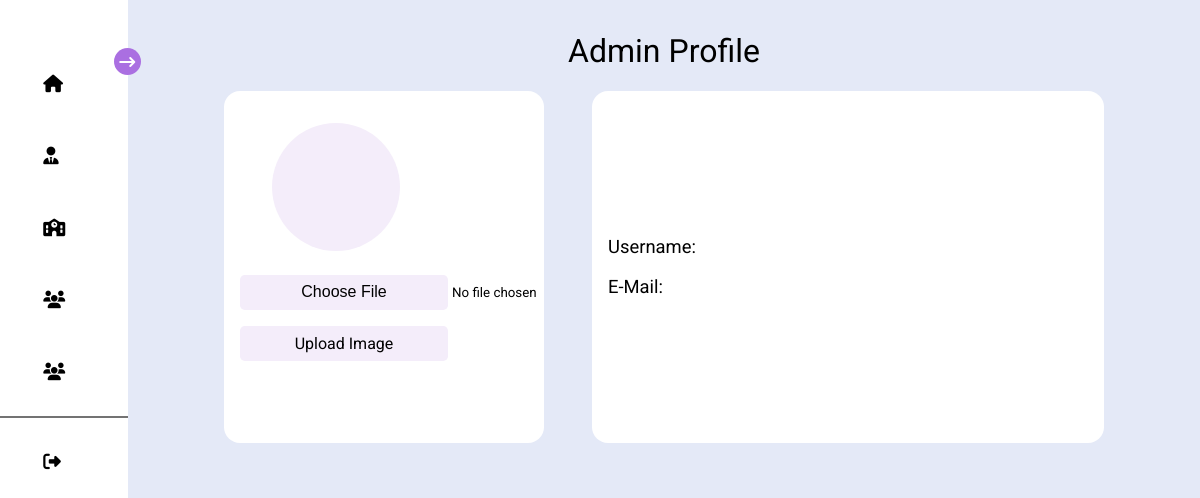
The app's page /admin.php, older data.
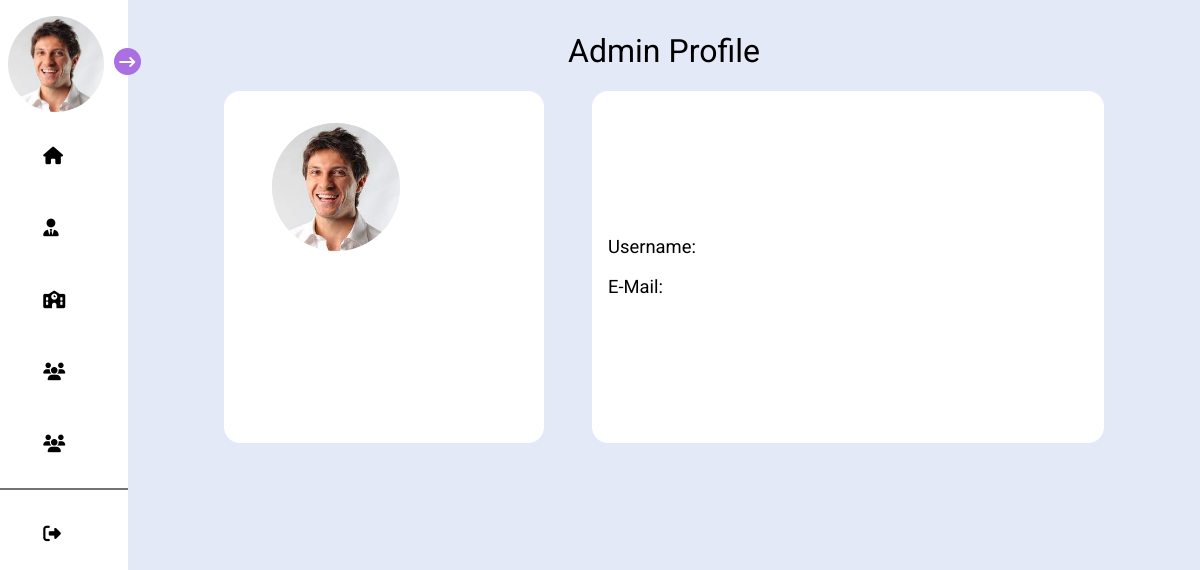
The same page, newer data.
### tables this page shows
CREATE TABLE `image_details` (
  `id` int(100) NOT NULL,
  `user_image` varchar(400) NOT NULL,
  `school_image` varchar(400) NOT NULL
);

### admin.php (the view, shortened to what this page needs)
<?php
require("connect.php");
?>
<!DOCTYPE html>
<html lang="en">
<head>
    <link rel="stylesheet" href="https://cdnjs.cloudflare.com/ajax/libs/font-awesome/6.2.1/css/all.min.css"
 />
    <link rel="stylesheet" href="dashboard.css">
    <link rel="stylesheet" href="admin.css">
</head>
<body>
    <div class="mainbody">
        <div class="close slider ">
            <div class="profile">
                <?php
                $imageArr = mysqli_query($conn, "SELECT * FROM image_details");
                if(mysqli_num_rows($imageArr) > 0){
                    $image = mysqli_fetch_assoc($imageArr)['user_image'];
                    if($image){
                        echo "<img src = '$image'  class='image'>";
                    }
                }
                    ?>
                <div class="profileText">
                </div>
            </div>
            <div class="arrow">
                <i class="fa-solid fa-arrow-right-long"></i>
            </div>
            <div class="links">
                <a href="dashboard.php" class="anchor1 anchortag">
                    <div class="dashboard childs">
                        <i class="fa-solid fa-house icons"></i>
                    </div>
                </a>
                <a href="admin.php" class="anchor2 anchortag">
                    <div class="notifications childs">
                        <i class="fa-solid fa-user-tie icons"></i>
                    </div>
                </a>
                <a href="class.php" class="anchor2 anchortag">
                <div class="notifications childs">
                    <i class="fa-solid fa-school icons"></i>
                    </div>
                </a>
                <a href="students.php" class="anchor3 anchortag">
                    <div class="messages childs">
                        <i class="fa-solid fa-users icons"></i>
                    </div>
                </a>
                <a href="teachers.php" class="anchor4 anchortag">
                    <div class="heart childs">
                        <i class="fa-sharp fa-solid fa-users icons"></i>
                    </div>
                </a>
                <hr>
                <a href="login.php">
                    <div class="logout childs">
                        <i class="fa-solid fa-right-from-bracket icons"></i>
                    </div>
                </a>
            </div>
        </div>
        <div class="dashboard_contents ">
            <div class="text_content">
                <p class="textC">Admin Profile</p>
            </div>
            <div class="main main2">
                <div class="firstsection">
                    <div class="profileimage_container">
                        <?php
                        if(mysqli_num_rows($imageArr)){
                            echo "<img src = '$image'  class='profileimage'>";
                        }
                        ?>
                    </div>
                    <?php
                    if(!isset($image)){
                        ?>
                    <form action="admin.php" enctype="multipart/form-data" class="alter" method="POST">
                        <input type="file" name="uploadfile" class="file">
                        <input type="submit" name="imagesubmit" value="Upload Image" class="update">
                    </form>
                        <?php
                    }
                    ?>
                </div>
                <div class="secondsection">
                    <div class="headerportion">
                        <p class="adminname  same">Username: </p>
                        <p class="adminemail same">E-Mail: </p>
                    </div>
                </div>
            </div>
        </div>
    </div>
</body>
</html>

Row changes from the older to the newer data that the page shows:
added image_details: user_image (placeholder picture)
Text that changed along with them:
form field imagesubmit: "Upload Image" → (not shown)
